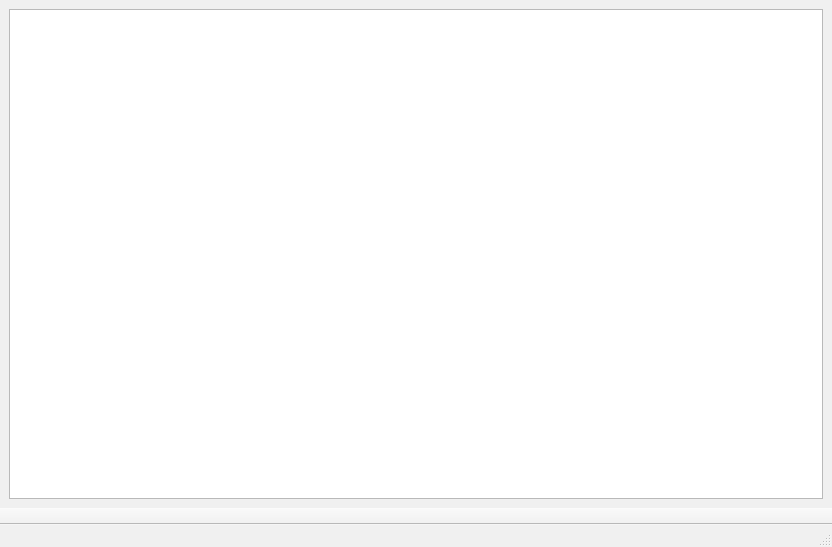
<?xml version="1.0" encoding="UTF-8"?>
<ui version="4.0">
 <class>MainWindow</class>
 <widget class="QMainWindow" name="MainWindow">
  <property name="geometry">
   <rect>
    <x>0</x>
    <y>0</y>
    <width>832</width>
    <height>547</height>
   </rect>
  </property>
  <property name="minimumSize">
   <size>
    <width>4</width>
    <height>0</height>
   </size>
  </property>
  <property name="palette">
   <palette>
    <active>
     <colorrole role="WindowText">
      <brush brushstyle="SolidPattern">
       <color alpha="255">
        <red>0</red>
        <green>0</green>
        <blue>0</blue>
       </color>
      </brush>
     </colorrole>
     <colorrole role="Button">
      <brush brushstyle="SolidPattern">
       <color alpha="255">
        <red>255</red>
        <green>255</green>
        <blue>255</blue>
       </color>
      </brush>
     </colorrole>
     <colorrole role="Light">
      <brush brushstyle="SolidPattern">
       <color alpha="255">
        <red>255</red>
        <green>255</green>
        <blue>255</blue>
       </color>
      </brush>
     </colorrole>
     <colorrole role="Midlight">
      <brush brushstyle="SolidPattern">
       <color alpha="255">
        <red>255</red>
        <green>255</green>
        <blue>255</blue>
       </color>
      </brush>
     </colorrole>
     <colorrole role="Dark">
      <brush brushstyle="SolidPattern">
       <color alpha="255">
        <red>127</red>
        <green>127</green>
        <blue>127</blue>
       </color>
      </brush>
     </colorrole>
     <colorrole role="Mid">
      <brush brushstyle="SolidPattern">
       <color alpha="255">
        <red>170</red>
        <green>170</green>
        <blue>170</blue>
       </color>
      </brush>
     </colorrole>
     <colorrole role="Text">
      <brush brushstyle="SolidPattern">
       <color alpha="255">
        <red>0</red>
        <green>0</green>
        <blue>0</blue>
       </color>
      </brush>
     </colorrole>
     <colorrole role="BrightText">
      <brush brushstyle="SolidPattern">
       <color alpha="255">
        <red>255</red>
        <green>255</green>
        <blue>255</blue>
       </color>
      </brush>
     </colorrole>
     <colorrole role="ButtonText">
      <brush brushstyle="SolidPattern">
       <color alpha="255">
        <red>0</red>
        <green>0</green>
        <blue>0</blue>
       </color>
      </brush>
     </colorrole>
     <colorrole role="Base">
      <brush brushstyle="SolidPattern">
       <color alpha="255">
        <red>255</red>
        <green>255</green>
        <blue>255</blue>
       </color>
      </brush>
     </colorrole>
     <colorrole role="Window">
      <brush brushstyle="SolidPattern">
       <color alpha="255">
        <red>255</red>
        <green>255</green>
        <blue>255</blue>
       </color>
      </brush>
     </colorrole>
     <colorrole role="Shadow">
      <brush brushstyle="SolidPattern">
       <color alpha="255">
        <red>0</red>
        <green>0</green>
        <blue>0</blue>
       </color>
      </brush>
     </colorrole>
     <colorrole role="AlternateBase">
      <brush brushstyle="SolidPattern">
       <color alpha="255">
        <red>255</red>
        <green>255</green>
        <blue>255</blue>
       </color>
      </brush>
     </colorrole>
     <colorrole role="ToolTipBase">
      <brush brushstyle="SolidPattern">
       <color alpha="255">
        <red>255</red>
        <green>255</green>
        <blue>220</blue>
       </color>
      </brush>
     </colorrole>
     <colorrole role="ToolTipText">
      <brush brushstyle="SolidPattern">
       <color alpha="255">
        <red>0</red>
        <green>0</green>
        <blue>0</blue>
       </color>
      </brush>
     </colorrole>
     <colorrole role="PlaceholderText">
      <brush brushstyle="SolidPattern">
       <color alpha="127">
        <red>0</red>
        <green>0</green>
        <blue>0</blue>
       </color>
      </brush>
     </colorrole>
    </active>
    <inactive>
     <colorrole role="WindowText">
      <brush brushstyle="SolidPattern">
       <color alpha="255">
        <red>0</red>
        <green>0</green>
        <blue>0</blue>
       </color>
      </brush>
     </colorrole>
     <colorrole role="Button">
      <brush brushstyle="SolidPattern">
       <color alpha="255">
        <red>240</red>
        <green>240</green>
        <blue>240</blue>
       </color>
      </brush>
     </colorrole>
     <colorrole role="Light">
      <brush brushstyle="SolidPattern">
       <color alpha="255">
        <red>255</red>
        <green>255</green>
        <blue>255</blue>
       </color>
      </brush>
     </colorrole>
     <colorrole role="Midlight">
      <brush brushstyle="SolidPattern">
       <color alpha="255">
        <red>227</red>
        <green>227</green>
        <blue>227</blue>
       </color>
      </brush>
     </colorrole>
     <colorrole role="Dark">
      <brush brushstyle="SolidPattern">
       <color alpha="255">
        <red>160</red>
        <green>160</green>
        <blue>160</blue>
       </color>
      </brush>
     </colorrole>
     <colorrole role="Mid">
      <brush brushstyle="SolidPattern">
       <color alpha="255">
        <red>160</red>
        <green>160</green>
        <blue>160</blue>
       </color>
      </brush>
     </colorrole>
     <colorrole role="Text">
      <brush brushstyle="SolidPattern">
       <color alpha="255">
        <red>0</red>
        <green>0</green>
        <blue>0</blue>
       </color>
      </brush>
     </colorrole>
     <colorrole role="BrightText">
      <brush brushstyle="SolidPattern">
       <color alpha="255">
        <red>255</red>
        <green>255</green>
        <blue>255</blue>
       </color>
      </brush>
     </colorrole>
     <colorrole role="ButtonText">
      <brush brushstyle="SolidPattern">
       <color alpha="255">
        <red>0</red>
        <green>0</green>
        <blue>0</blue>
       </color>
      </brush>
     </colorrole>
     <colorrole role="Base">
      <brush brushstyle="SolidPattern">
       <color alpha="255">
        <red>255</red>
        <green>255</green>
        <blue>255</blue>
       </color>
      </brush>
     </colorrole>
     <colorrole role="Window">
      <brush brushstyle="SolidPattern">
       <color alpha="255">
        <red>240</red>
        <green>240</green>
        <blue>240</blue>
       </color>
      </brush>
     </colorrole>
     <colorrole role="Shadow">
      <brush brushstyle="SolidPattern">
       <color alpha="255">
        <red>105</red>
        <green>105</green>
        <blue>105</blue>
       </color>
      </brush>
     </colorrole>
     <colorrole role="AlternateBase">
      <brush brushstyle="SolidPattern">
       <color alpha="255">
        <red>245</red>
        <green>245</green>
        <blue>245</blue>
       </color>
      </brush>
     </colorrole>
     <colorrole role="ToolTipBase">
      <brush brushstyle="SolidPattern">
       <color alpha="255">
        <red>255</red>
        <green>255</green>
        <blue>220</blue>
       </color>
      </brush>
     </colorrole>
     <colorrole role="ToolTipText">
      <brush brushstyle="SolidPattern">
       <color alpha="255">
        <red>0</red>
        <green>0</green>
        <blue>0</blue>
       </color>
      </brush>
     </colorrole>
     <colorrole role="PlaceholderText">
      <brush brushstyle="SolidPattern">
       <color alpha="128">
        <red>0</red>
        <green>0</green>
        <blue>0</blue>
       </color>
      </brush>
     </colorrole>
    </inactive>
    <disabled>
     <colorrole role="WindowText">
      <brush brushstyle="SolidPattern">
       <color alpha="255">
        <red>127</red>
        <green>127</green>
        <blue>127</blue>
       </color>
      </brush>
     </colorrole>
     <colorrole role="Button">
      <brush brushstyle="SolidPattern">
       <color alpha="255">
        <red>255</red>
        <green>255</green>
        <blue>255</blue>
       </color>
      </brush>
     </colorrole>
     <colorrole role="Light">
      <brush brushstyle="SolidPattern">
       <color alpha="255">
        <red>255</red>
        <green>255</green>
        <blue>255</blue>
       </color>
      </brush>
     </colorrole>
     <colorrole role="Midlight">
      <brush brushstyle="SolidPattern">
       <color alpha="255">
        <red>255</red>
        <green>255</green>
        <blue>255</blue>
       </color>
      </brush>
     </colorrole>
     <colorrole role="Dark">
      <brush brushstyle="SolidPattern">
       <color alpha="255">
        <red>127</red>
        <green>127</green>
        <blue>127</blue>
       </color>
      </brush>
     </colorrole>
     <colorrole role="Mid">
      <brush brushstyle="SolidPattern">
       <color alpha="255">
        <red>170</red>
        <green>170</green>
        <blue>170</blue>
       </color>
      </brush>
     </colorrole>
     <colorrole role="Text">
      <brush brushstyle="SolidPattern">
       <color alpha="255">
        <red>127</red>
        <green>127</green>
        <blue>127</blue>
       </color>
      </brush>
     </colorrole>
     <colorrole role="BrightText">
      <brush brushstyle="SolidPattern">
       <color alpha="255">
        <red>255</red>
        <green>255</green>
        <blue>255</blue>
       </color>
      </brush>
     </colorrole>
     <colorrole role="ButtonText">
      <brush brushstyle="SolidPattern">
       <color alpha="255">
        <red>127</red>
        <green>127</green>
        <blue>127</blue>
       </color>
      </brush>
     </colorrole>
     <colorrole role="Base">
      <brush brushstyle="SolidPattern">
       <color alpha="255">
        <red>255</red>
        <green>255</green>
        <blue>255</blue>
       </color>
      </brush>
     </colorrole>
     <colorrole role="Window">
      <brush brushstyle="SolidPattern">
       <color alpha="255">
        <red>255</red>
        <green>255</green>
        <blue>255</blue>
       </color>
      </brush>
     </colorrole>
     <colorrole role="Shadow">
      <brush brushstyle="SolidPattern">
       <color alpha="255">
        <red>0</red>
        <green>0</green>
        <blue>0</blue>
       </color>
      </brush>
     </colorrole>
     <colorrole role="AlternateBase">
      <brush brushstyle="SolidPattern">
       <color alpha="255">
        <red>245</red>
        <green>245</green>
        <blue>245</blue>
       </color>
      </brush>
     </colorrole>
     <colorrole role="ToolTipBase">
      <brush brushstyle="SolidPattern">
       <color alpha="255">
        <red>255</red>
        <green>255</green>
        <blue>220</blue>
       </color>
      </brush>
     </colorrole>
     <colorrole role="ToolTipText">
      <brush brushstyle="SolidPattern">
       <color alpha="255">
        <red>0</red>
        <green>0</green>
        <blue>0</blue>
       </color>
      </brush>
     </colorrole>
     <colorrole role="PlaceholderText">
      <brush brushstyle="SolidPattern">
       <color alpha="128">
        <red>0</red>
        <green>0</green>
        <blue>0</blue>
       </color>
      </brush>
     </colorrole>
    </disabled>
   </palette>
  </property>
  <property name="windowTitle">
   <string>MainWindow</string>
  </property>
  <widget class="QWidget" name="centralwidget">
   <layout class="QHBoxLayout" name="horizontalLayout">
    <item>
     <widget class="QPlainTextEdit" name="plainTextEdit"/>
    </item>
   </layout>
  </widget>
  <widget class="QMenuBar" name="menubar">
   <property name="geometry">
    <rect>
     <x>0</x>
     <y>0</y>
     <width>832</width>
     <height>25</height>
    </rect>
   </property>
  </widget>
  <widget class="QStatusBar" name="statusbar"/>
  <widget class="QToolBar" name="toolBarButtom">
   <property name="sizeIncrement">
    <size>
     <width>0</width>
     <height>0</height>
    </size>
   </property>
   <property name="windowTitle">
    <string>toolBar_2</string>
   </property>
   <property name="movable">
    <bool>false</bool>
   </property>
   <attribute name="toolBarArea">
    <enum>BottomToolBarArea</enum>
   </attribute>
   <attribute name="toolBarBreak">
    <bool>false</bool>
   </attribute>
  </widget>
 </widget>
 <resources/>
 <connections/>
</ui>
